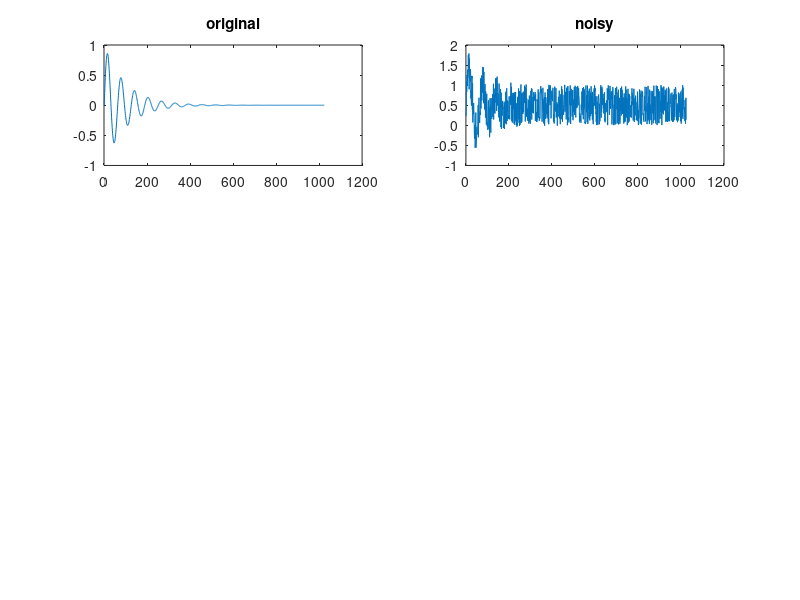

Reproduce this figure in MATLAB. (Note: this script raises an error after producing the figure.)
clear all
close all

t = [0:.01:10.23];
f = exp(-t) .* sin(10 * t);
noise = rand(1, 1024);
signal = f + noise;
subplot(3, 2, 1);plot(f);title('original');
subplot(3, 2, 2);plot(signal);title('noisy');
So = fft(f);
subplot 323;plot(abs(So));title('ori fft');
Sn = fft(signal);
Sn(1)
subplot(3, 2, 4);plot(abs(Sn));axis([0 1500 0 60]);title('noi fft');
%%
Sn2 = zeros(size(Sn));
a = 50;
b = length(Sn2) - a;
Sn1 = [Sn(1:a), Sn2(a+1:b), Sn(b+1:end)];
Sn1(1) = 10;
% subplot 326;
figure(2)
% plot(abs(Sn1));axis([0 1500 0 600]);title('noi fft2');

sn1 = ifft(Sn1);
% subplot 325;
plot(f); hold on
plot(abs(sn1));title('result');

